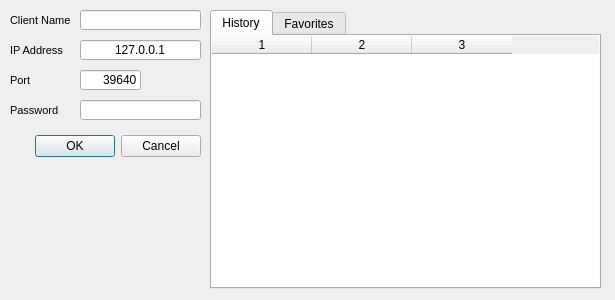
<?xml version="1.0" encoding="UTF-8"?>
<ui version="4.0">
 <class>ConnectionWindow</class>
 <widget class="QDialog" name="ConnectionWindow">
  <property name="geometry">
   <rect>
    <x>0</x>
    <y>0</y>
    <width>615</width>
    <height>300</height>
   </rect>
  </property>
  <property name="sizePolicy">
   <sizepolicy hsizetype="Fixed" vsizetype="Fixed">
    <horstretch>0</horstretch>
    <verstretch>0</verstretch>
   </sizepolicy>
  </property>
  <property name="windowTitle">
   <string>Connect to a Server</string>
  </property>
  <widget class="QDialogButtonBox" name="buttonBox">
   <property name="geometry">
    <rect>
     <x>10</x>
     <y>130</y>
     <width>191</width>
     <height>32</height>
    </rect>
   </property>
   <property name="orientation">
    <enum>Qt::Horizontal</enum>
   </property>
   <property name="standardButtons">
    <set>QDialogButtonBox::Cancel|QDialogButtonBox::Ok</set>
   </property>
  </widget>
  <widget class="QLineEdit" name="lineEdit_3">
   <property name="geometry">
    <rect>
     <x>80</x>
     <y>10</y>
     <width>121</width>
     <height>20</height>
    </rect>
   </property>
   <property name="inputMethodHints">
    <set>Qt::ImhNone</set>
   </property>
   <property name="text">
    <string/>
   </property>
   <property name="maxLength">
    <number>32</number>
   </property>
   <property name="alignment">
    <set>Qt::AlignLeading|Qt::AlignLeft|Qt::AlignVCenter</set>
   </property>
  </widget>
  <widget class="QLineEdit" name="lineEdit_2">
   <property name="geometry">
    <rect>
     <x>80</x>
     <y>70</y>
     <width>61</width>
     <height>20</height>
    </rect>
   </property>
   <property name="inputMethodHints">
    <set>Qt::ImhNone</set>
   </property>
   <property name="text">
    <string>39640</string>
   </property>
   <property name="maxLength">
    <number>5</number>
   </property>
   <property name="alignment">
    <set>Qt::AlignRight|Qt::AlignTrailing|Qt::AlignVCenter</set>
   </property>
  </widget>
  <widget class="QLineEdit" name="lineEdit_4">
   <property name="geometry">
    <rect>
     <x>80</x>
     <y>100</y>
     <width>121</width>
     <height>20</height>
    </rect>
   </property>
   <property name="inputMethodHints">
    <set>Qt::ImhHiddenText|Qt::ImhNoAutoUppercase|Qt::ImhNoPredictiveText|Qt::ImhSensitiveData</set>
   </property>
   <property name="text">
    <string/>
   </property>
   <property name="echoMode">
    <enum>QLineEdit::Password</enum>
   </property>
   <property name="alignment">
    <set>Qt::AlignLeading|Qt::AlignLeft|Qt::AlignVCenter</set>
   </property>
  </widget>
  <widget class="QLabel" name="label_4">
   <property name="geometry">
    <rect>
     <x>10</x>
     <y>100</y>
     <width>61</width>
     <height>20</height>
    </rect>
   </property>
   <property name="font">
    <font>
     <pointsize>8</pointsize>
    </font>
   </property>
   <property name="text">
    <string>Password</string>
   </property>
  </widget>
  <widget class="QLabel" name="label_2">
   <property name="geometry">
    <rect>
     <x>10</x>
     <y>70</y>
     <width>47</width>
     <height>20</height>
    </rect>
   </property>
   <property name="font">
    <font>
     <pointsize>8</pointsize>
    </font>
   </property>
   <property name="text">
    <string>Port</string>
   </property>
  </widget>
  <widget class="QLabel" name="label_3">
   <property name="geometry">
    <rect>
     <x>10</x>
     <y>10</y>
     <width>71</width>
     <height>20</height>
    </rect>
   </property>
   <property name="font">
    <font>
     <pointsize>8</pointsize>
    </font>
   </property>
   <property name="text">
    <string>Client Name</string>
   </property>
  </widget>
  <widget class="QLabel" name="label_5">
   <property name="geometry">
    <rect>
     <x>10</x>
     <y>40</y>
     <width>61</width>
     <height>20</height>
    </rect>
   </property>
   <property name="font">
    <font>
     <pointsize>8</pointsize>
    </font>
   </property>
   <property name="text">
    <string>IP Address</string>
   </property>
  </widget>
  <widget class="QLineEdit" name="lineEdit_5">
   <property name="geometry">
    <rect>
     <x>80</x>
     <y>40</y>
     <width>121</width>
     <height>20</height>
    </rect>
   </property>
   <property name="inputMethodHints">
    <set>Qt::ImhNone</set>
   </property>
   <property name="text">
    <string>127.0.0.1</string>
   </property>
   <property name="maxLength">
    <number>15</number>
   </property>
   <property name="alignment">
    <set>Qt::AlignCenter</set>
   </property>
  </widget>
  <widget class="QTabWidget" name="tabWidget">
   <property name="geometry">
    <rect>
     <x>210</x>
     <y>10</y>
     <width>391</width>
     <height>279</height>
    </rect>
   </property>
   <property name="currentIndex">
    <number>0</number>
   </property>
   <widget class="QWidget" name="tab">
    <attribute name="title">
     <string>History</string>
    </attribute>
    <widget class="QTableWidget" name="tableWidget">
     <property name="enabled">
      <bool>true</bool>
     </property>
     <property name="geometry">
      <rect>
       <x>-1</x>
       <y>-1</y>
       <width>391</width>
       <height>256</height>
      </rect>
     </property>
     <property name="columnCount">
      <number>3</number>
     </property>
     <column/>
     <column/>
     <column/>
    </widget>
   </widget>
   <widget class="QWidget" name="tab_2">
    <attribute name="title">
     <string>Favorites</string>
    </attribute>
    <widget class="QTableWidget" name="tableWidget_2">
     <property name="geometry">
      <rect>
       <x>-1</x>
       <y>-1</y>
       <width>391</width>
       <height>256</height>
      </rect>
     </property>
     <property name="columnCount">
      <number>3</number>
     </property>
     <column/>
     <column/>
     <column/>
    </widget>
   </widget>
  </widget>
 </widget>
 <resources/>
 <connections>
  <connection>
   <sender>buttonBox</sender>
   <signal>accepted()</signal>
   <receiver>ConnectionWindow</receiver>
   <slot>accept()</slot>
   <hints>
    <hint type="sourcelabel">
     <x>248</x>
     <y>254</y>
    </hint>
    <hint type="destinationlabel">
     <x>157</x>
     <y>274</y>
    </hint>
   </hints>
  </connection>
  <connection>
   <sender>buttonBox</sender>
   <signal>rejected()</signal>
   <receiver>ConnectionWindow</receiver>
   <slot>reject()</slot>
   <hints>
    <hint type="sourcelabel">
     <x>316</x>
     <y>260</y>
    </hint>
    <hint type="destinationlabel">
     <x>286</x>
     <y>274</y>
    </hint>
   </hints>
  </connection>
 </connections>
</ui>
